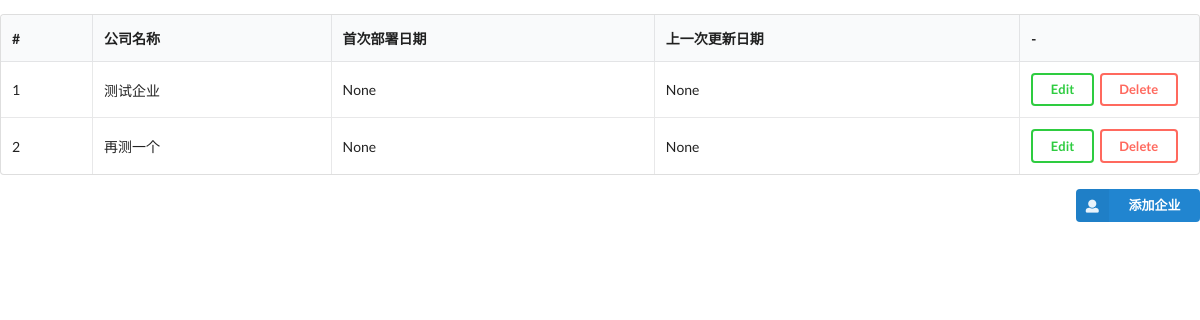
The app's page /, older data.
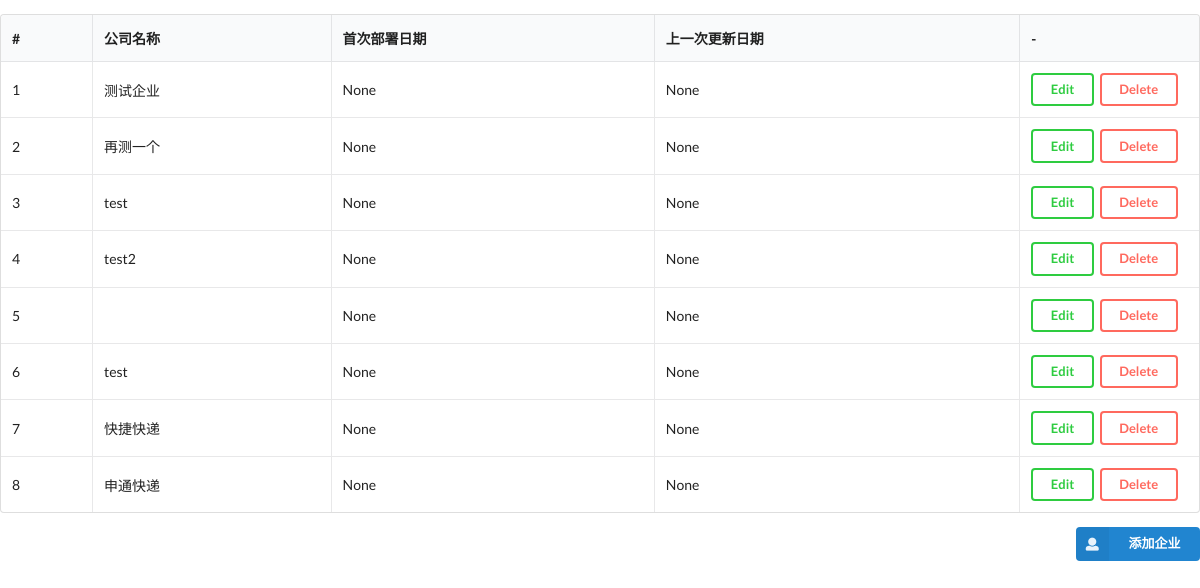
The same page, newer data.
### company/models.py (models this page shows, shortened)
class Company(models.Model):
    name = models.CharField(max_length=30)
    create_time = models.DateField('创建时间',auto_now=False)
    update_time = models.DateField('更新时间',auto_now=True)

### class2/views.py (the view)
# urls.py: url(r'^$',views.index),
@csrf_exempt
def index(request):
    companys = Company.objects.all()
    data = {'companys': companys}
    return render_to_response('index.html',data)

### templates/index.html (shortened to what this page needs)
<html>
  {% load staticfiles %}
  <head>
    <link href="https://cdn.bootcss.com/semantic-ui/2.2.13/semantic.min.css" rel="stylesheet">
    <link href="http://cdn.staticfile.org/semantic-ui/2.2.7/semantic.min.css" rel="stylesheet">
    <link href="{% static 'css/calendar.css' %}" rel="stylesheet" >
    </head>
  <body>
      <table class="ui celled table">
                <thead>
                  <tr>
                  <th>#</th>
                  <th>公司名称</th>
                  <th>首次部署日期</th>
                  <th>上一次更新日期</th>
                  <th>-</th>
                </tr></thead>
                <tbody>
                      {% for company in companys %}
                        <tr>
                          <td>{{ company.id }}</td>
                          <td>{{ company.name }}</td>
                          <td>{{ company.create_time }}</td>
                          <td>{{ company.update_time }}</td>
                          <td width="15%">
                            <a href="/edit?id={{company.id}}"><button class="small ui inverted green button" id=editBtn>Edit</button></a>
                            <a href="/rm?id={{company.id}}"><button class="small ui inverted red button" id=rmBtn>Delete</button></a>
                          </td>
                        </tr>
                      {% endfor %}
                </tbody>
        </table>
      <div class="ui right floated small primary labeled icon button" id=addompanyBtn><i class="user icon"></i> 添加企业 </div>
  </body>
</html>

Row changes from the older to the newer data that the page shows:
added Company: id "3", name "test", create_time "None", update_time "None"
added Company: id "4", name "test2", create_time "None", update_time "None"
added Company: id "5", create_time "None", update_time "None"
added Company: id "6", name "test", create_time "None", update_time "None"
added Company: id "7", name "快捷快递", create_time "None", update_time "None"
added Company: id "8", name "申通快递", create_time "None", update_time "None"
